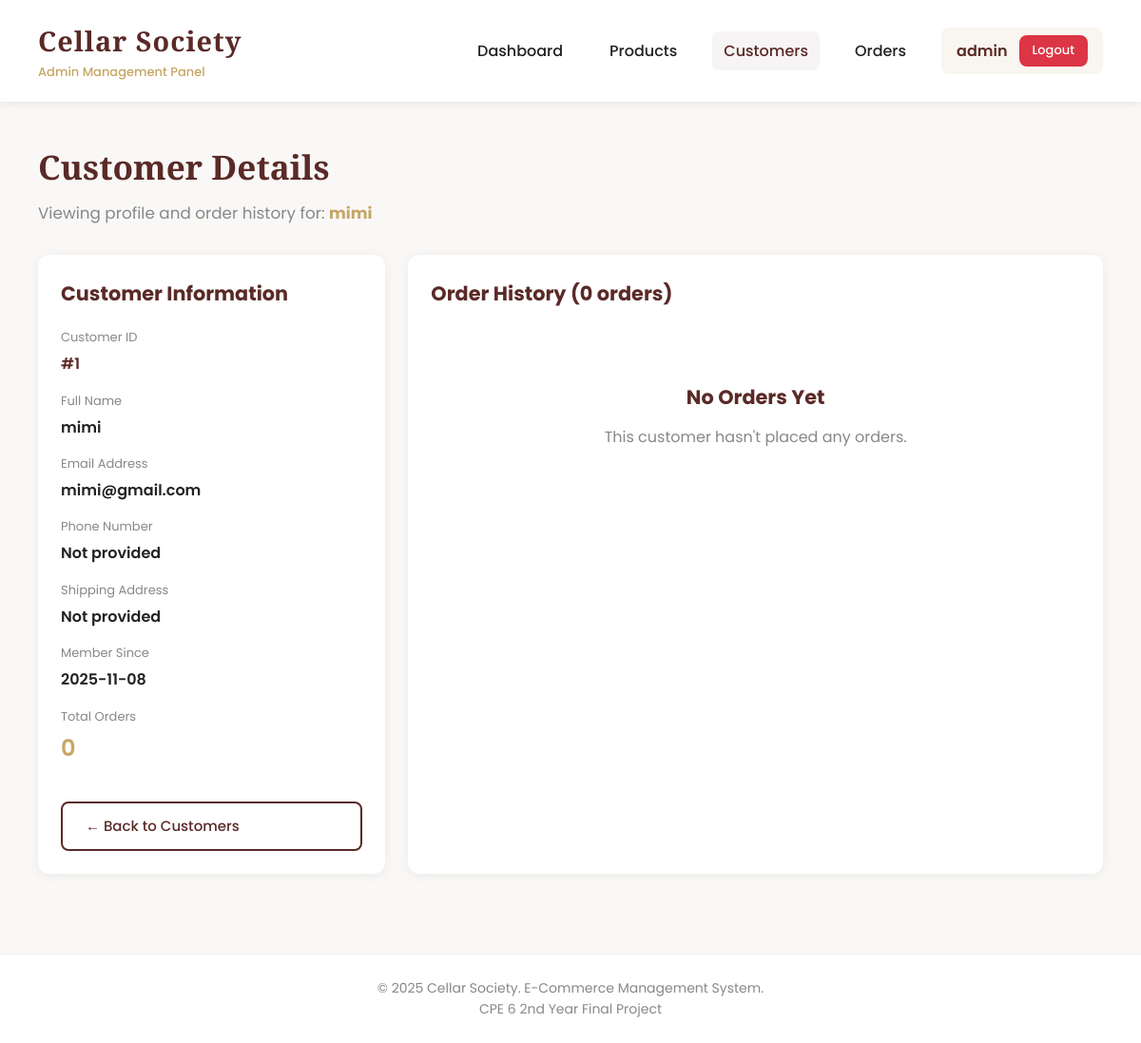
The app's page /customers/1 (signed in) with its own data.
### tables this page shows
CREATE TABLE customers (
        id INTEGER PRIMARY KEY AUTOINCREMENT,
        name TEXT NOT NULL,
        email TEXT UNIQUE NOT NULL,
        password TEXT NOT NULL,
        phone TEXT,
        address TEXT,
        joined_at TIMESTAMP DEFAULT CURRENT_TIMESTAMP
    );

### cellar-society/app.py (the view)
@app.route('/customers/<int:customer_id>')
@admin_required
def customer_detail(customer_id):
    conn = get_db_connection()
    customer = conn.execute('SELECT * FROM customers WHERE id=?', (customer_id,)).fetchone()
    orders = conn.execute('''
        SELECT o.*, p.name AS product_name
        FROM orders o
        JOIN products p ON o.product_id = p.id
        WHERE o.customer_id=?
    ''', (customer_id,)).fetchall()
    conn.close()
    if not customer:
        flash('Customer not found.', 'error')
        return redirect(url_for('customers'))
    return render_template('admin/customer_detail.html', customer=customer, orders=orders)

### cellar-society/app.py (called while the page is built)
def get_db_connection():
    conn = sqlite3.connect(DB_PATH)
    conn.row_factory = sqlite3.Row
    return conn

def admin_required(f):
    @wraps(f)
    def decorated(*args, **kwargs):
        if 'admin_id' not in session:
            flash('Please log in as admin.', 'error')
            return redirect(url_for('login'))
        return f(*args, **kwargs)
    return decorated

### cellar-society/templates/admin/customer_detail.html (shortened to what this page needs)
{% extends "admin/base.html" %}
{% block content %}
<div class="page-header">
    <h2>Customer Details</h2>
    <p>Viewing profile and order history for: <strong style="color: var(--accent);">{{ customer.name }}</strong></p>
</div>
<div style="display: grid; grid-template-columns: 1fr 2fr; gap: 24px;">
    <div class="card">
        <h3>Customer Information</h3>
        <div style="margin-top: 20px;">
            <div style="margin-bottom: 16px;">
                <p style="color: var(--muted); font-size: 13px; margin-bottom: 4px;">Customer ID</p>
                <p style="font-weight: 600; color: var(--primary);">#{{ customer.id }}</p>
            </div>
            <div style="margin-bottom: 16px;">
                <p style="color: var(--muted); font-size: 13px; margin-bottom: 4px;">Full Name</p>
                <p style="font-weight: 600;">{{ customer.name }}</p>
            </div>
            <div style="margin-bottom: 16px;">
                <p style="color: var(--muted); font-size: 13px; margin-bottom: 4px;">Email Address</p>
                <p style="font-weight: 600;">{{ customer.email }}</p>
            </div>
            <div style="margin-bottom: 16px;">
                <p style="color: var(--muted); font-size: 13px; margin-bottom: 4px;">Phone Number</p>
                <p style="font-weight: 600;">{{ customer.phone if customer.phone else 'Not provided' }}</p>
            </div>
            <div style="margin-bottom: 16px;">
                <p style="color: var(--muted); font-size: 13px; margin-bottom: 4px;">Shipping Address</p>
                <p style="font-weight: 600;">{{ customer.address if customer.address else 'Not provided' }}</p>
            </div>
            <div style="margin-bottom: 16px;">
                <p style="color: var(--muted); font-size: 13px; margin-bottom: 4px;">Member Since</p>
                <p style="font-weight: 600;">{{ customer.joined_at[:10] }}</p>
            </div>
            <div style="margin-bottom: 16px;">
                <p style="color: var(--muted); font-size: 13px; margin-bottom: 4px;">Total Orders</p>
                <p style="font-weight: 600; color: var(--accent); font-size: 1.5em;">{{ orders|length }}</p>
            </div>
        </div>
        <a href="{{ url_for('customers') }}" class="btn ghost" style="margin-top: 20px; width: 100%;">← Back to Customers</a>
    </div>
    <div class="card">
        <h3>Order History ({{ orders|length }} orders)</h3>
        {% if orders %}
        <div class="table-container" style="margin-top: 20px;">
            <table>
                <thead>
                    <tr>
                        <th>Order ID</th>
                        <th>Product</th>
                        <th>Type</th>
                        <th>Quantity</th>
                        <th>Total Price</th>
                        <th>Status</th>
                        <th>Order Date</th>
                        <th>Action</th>
                    </tr>
                </thead>
                <tbody>
                    {% for order in orders %}
                    <tr>
                        <td><strong>#{{ order.id }}</strong></td>
                        <td>{{ order.product_name }}</td>
                        <td><span class="badge primary">{{ order.product_type }}</span></td>
                        <td>{{ order.quantity }}</td>
                        <td><strong>₱{{ "%.2f"|format(order.total_price) }}</strong></td>
                        <td>
                            {% if order.status == 'Pending' %}
                                <span class="badge warning">{{ order.status }}</span>
                            {% elif order.status == 'Processing' %}
                                <span class="badge primary">{{ order.status }}</span>
                            {% elif order.status == 'Delivered' %}
                                <span class="badge success">{{ order.status }}</span>
                            {% elif order.status == 'Received' %}
                                <span class="badge success">{{ order.status }}</span>
                            {% else %}
                                <span class="badge">{{ order.status }}</span>
                            {% endif %}
                        </td>
                        <td>{{ order.order_date[:10] }}</td>
                        <td>
                            <a href="{{ url_for('order_detail', order_id=order.id) }}" class="btn btn-small ghost">View</a>
                        </td>
                    </tr>
                    {% endfor %}
                </tbody>
            </table>
        </div>
        {% else %}
        <div class="empty-state">
            <h3>No Orders Yet</h3>
            <p>This customer hasn't placed any orders.</p>
        </div>
        {% endif %}
    </div>
</div>
{% endblock %}

### cellar-society/templates/admin/base.html (style rules this page uses)
:root { --primary: #5a2a27; --accent: #c6a664; --bg: #f9f8f7; --card-bg: #ffffff; --text: #222; --muted: #888; --success: #28a745; --danger: #dc3545; --warning: #ffc107; }
* { margin: 0; padding: 0; box-sizing: border-box; }
body { font-family: 'Poppins', sans-serif; background: var(--bg); color: var(--text); line-height: 1.6; }
.page-header { margin-bottom: 30px; }
.page-header h2 { font-family: 'Playfair Display', serif; color: var(--primary); font-size: 2.2em; margin-bottom: 8px; }
.page-header p { color: var(--muted); font-size: 1.05em; }
.card { background: var(--card-bg); border-radius: 12px; box-shadow: 0 2px 12px rgba(0,0,0,0.06); padding: 24px; margin-bottom: 24px; }
.card h3 { color: var(--primary); margin-bottom: 16px; font-size: 1.3em; }
.btn { padding: 12px 24px; border: none; border-radius: 8px; cursor: pointer; font-family: 'Poppins'; font-weight: 500; font-size: 15px; transition: all 0.3s; text-decoration: none; display: inline-block; }
.btn.ghost { background: transparent; border: 2px solid var(--primary); color: var(--primary); }
.empty-state { text-align: center; padding: 60px 20px; color: var(--muted); }
.empty-state h3 { color: var(--primary); margin-bottom: 12px; }

### records on screen
customers: name "mimi", id "1", email "mimi@gmail.com", joined_at "2025-11-08"

### other values on screen
{{ session.admin_username }} "admin"
{{ customer.phone if customer.phone else 'Not provided' }} "Not provided"
{{ customer.address if customer.address else 'Not provided' }} "Not provided"
{{ orders|length }} "0"
